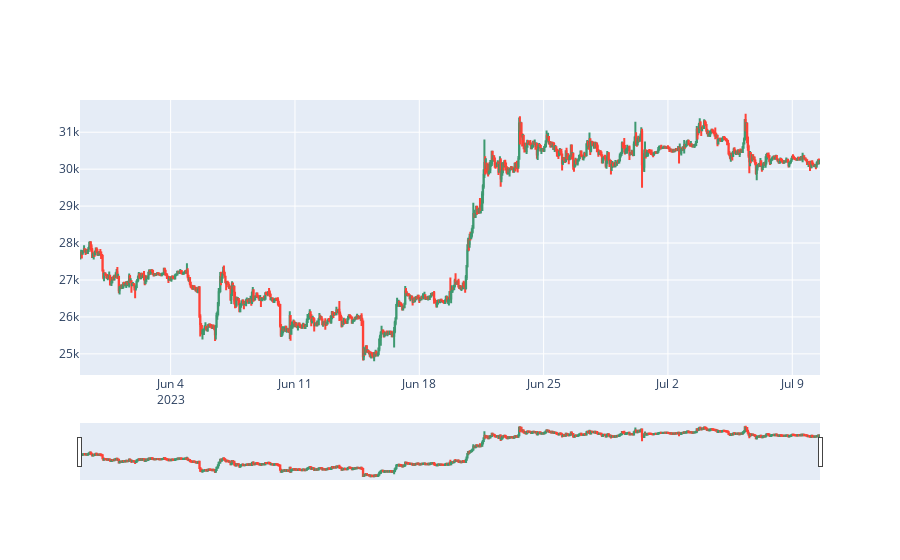

Here is the notebook cell this chart was saved with:
### Markdown cell above
## Historical Prices(Klines)

### Code cell
## Access historical prices
# hourly time frame
# What does the "limit" mean
btcusd_history=spot_client.klines("BTCUSDT","1h", limit=1000)
display(btcusd_history[:2])

# show as DataFrame
columns=['time', 'open', 'high', 'low', 'close', 'volume', 'close_time', 'quote_asset_volume', 'number_of_trades',
         'taker_buy_base_asset_volume', 'taker_buy_quote_asset_volume', 'ignore']

btcusd_history_df=pd.DataFrame(btcusd_history,columns=columns)
btcusd_history_df['time'] = pd.to_datetime(btcusd_history_df['time'],unit='ms')

display(btcusd_history_df)

# plot results

fig = go.Figure(data=[go.Candlestick(x=btcusd_history_df['time'],
                                     open=btcusd_history_df['open'],
                                     high=btcusd_history_df['high'],
                                     low=btcusd_history_df['low'],
                                     close=btcusd_history_df['close'])])
fig.show()

### Figure 1 — Plotly figure (JSON) as saved in the notebook; plotly's stock layout.template omitted (floating-point values rounded to 4 significant figures; data arrays with more than 128 entries replaced by an {"elided": "..."} marker saying what was removed)
{"data": [{"close": {"elided": "1000 str values"}, "high": {"elided": "1000 str values"}, "low": {"elided": "1000 str values"}, "open": {"elided": "1000 str values"}, "x": {"elided": "1000 str values"}, "type": "candlestick"}], "layout": {}}
